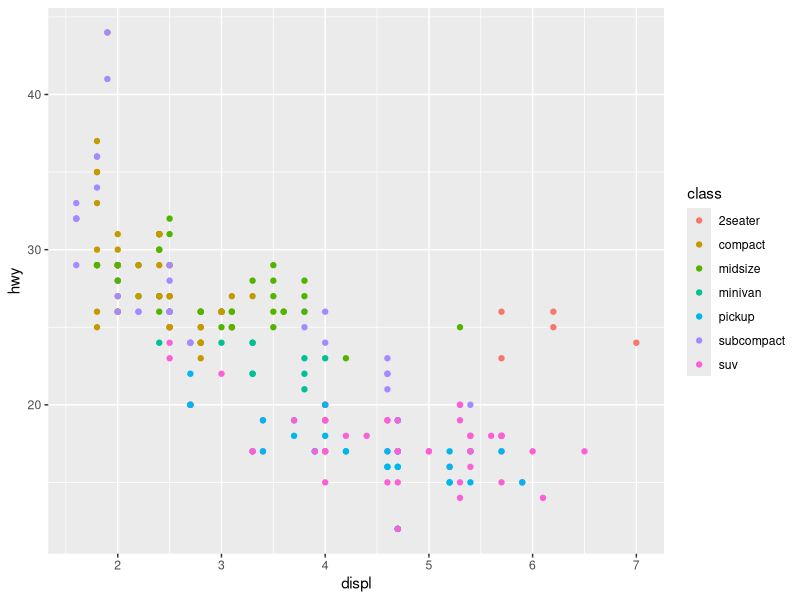
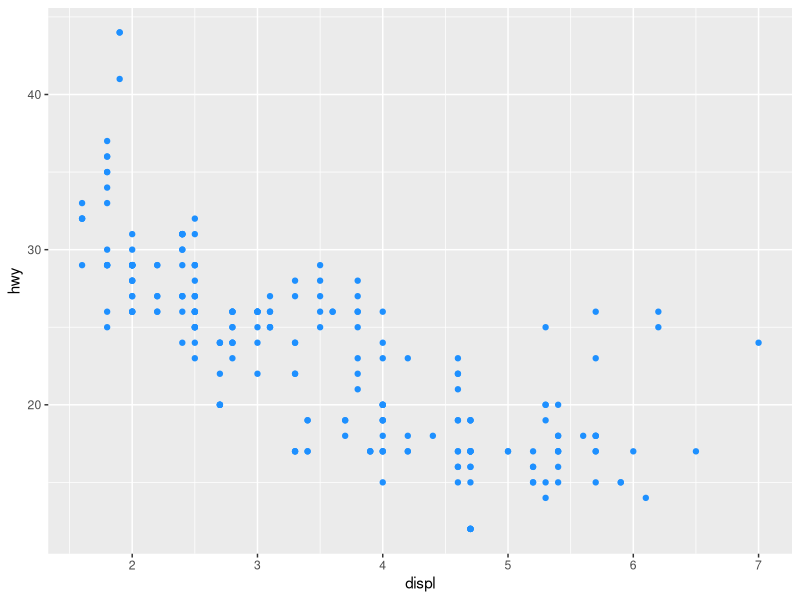
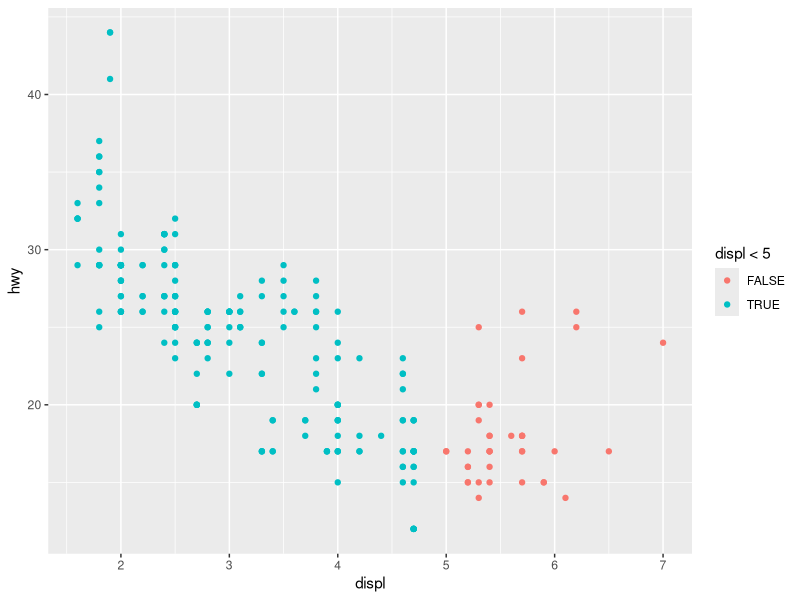
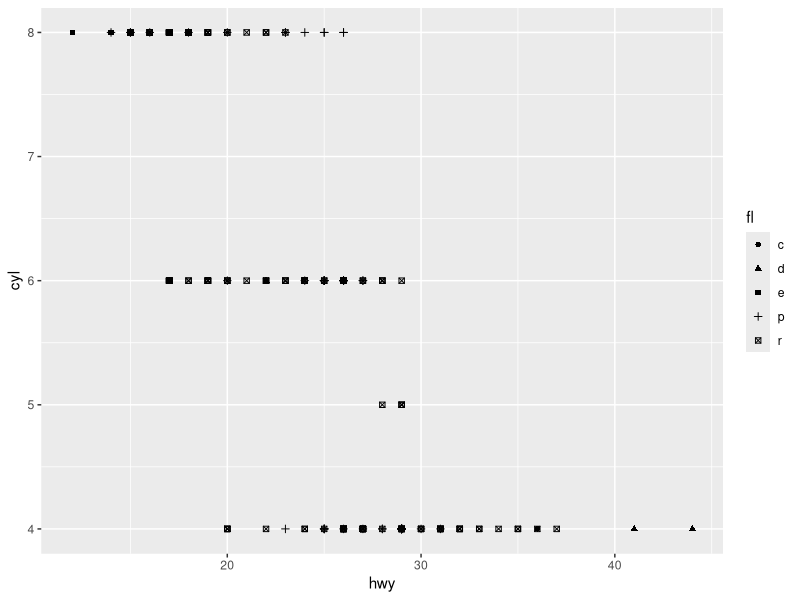
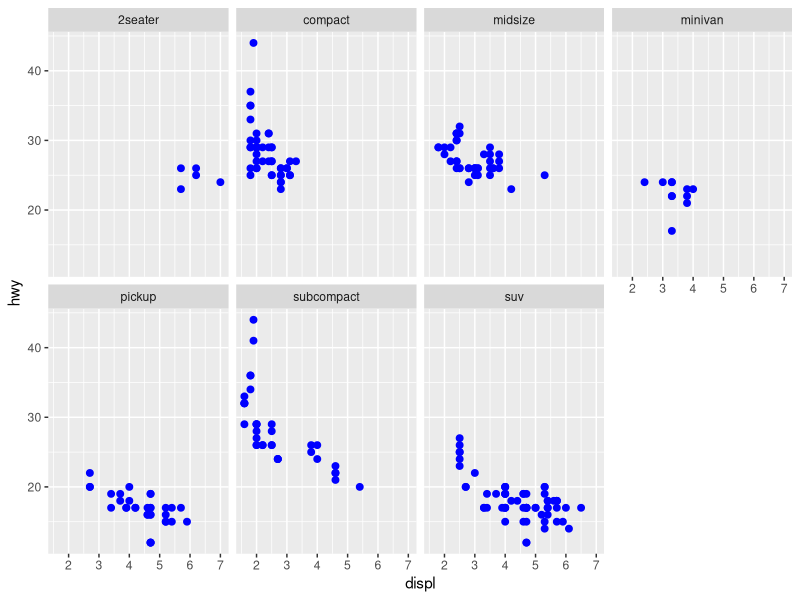
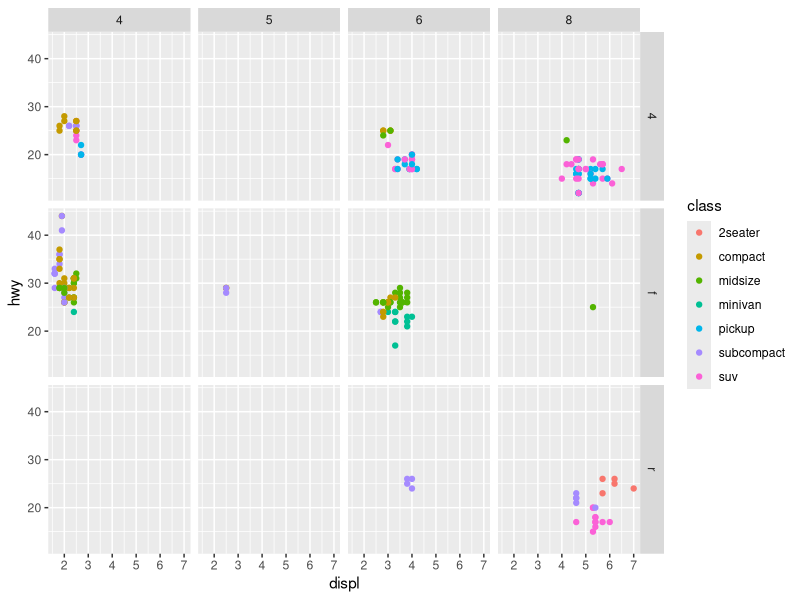
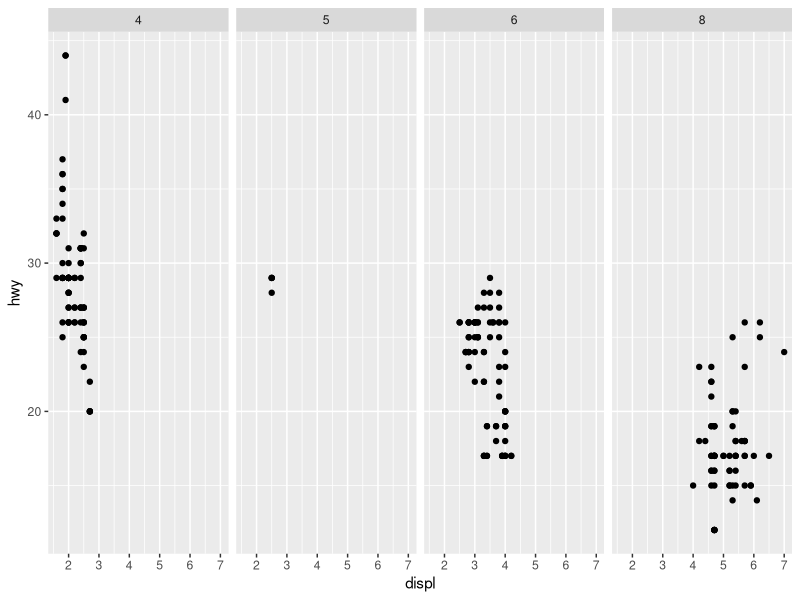
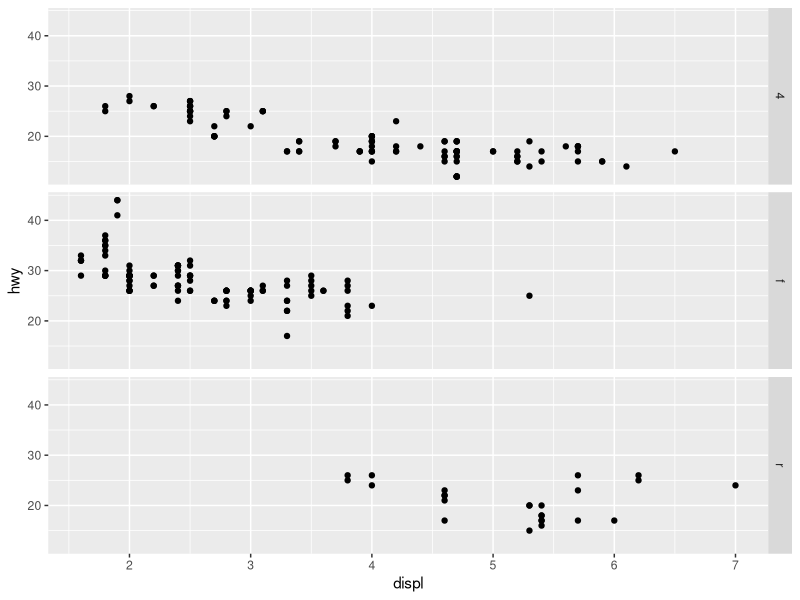

These charts were generated, in order, by the following R code:
################################################################################
#                                                                              #
#                         ESTUDO BÁSICO DE ggplot2                             #
#                         ÚLTIMA ATUALIZAÇÃO: 17 JAN 2025                      #
#                                                                              #
################################################################################

# Carregando pacote
library(tidyverse)

# Carregando o dataframe mpg
data(mpg)

# Visualizando a estrutura do mpg
str(mpg)

# Entendendo o dataframe mpg
?mpg

# manufactorer : fabricante
# displ        : capacidade do motor em litros
# year         : ano de fabricação
# cyl          : numero de cilindros
# trans        : tipo de transmissão
# drv          : tipo de trem de força, onde f = tração dianteira, 
#                                            r = tração traseira, 4 = 4x4
# cty          : autonomia na cidade (milhas por galão)
# hwy          : autonomia na estrada (milhas por galão)
# fl           : tipo de combutivel
# class        : tipo de carro          

# Plotando gráfico de pontos (displ x hwy)
ggplot(data = mpg) +
    geom_point(mapping = aes(x = displ, y = hwy, color = class))

# Definindo manualmente a cor dos pontos (displ x hwy)
ggplot(data = mpg) +
    geom_point(mapping = aes(x = displ, y = hwy), color = "dodgerblue")

# Definindo condicionalmente a cor dos pontos (displ x hwy)
ggplot(data = mpg) +
    geom_point(mapping = aes(x = displ, y = hwy, color = displ < 5))

# Plotando gráfico de dispersão (hwy x cyl)
ggplot(data = mpg) +
    geom_point(mapping = aes(x = hwy, y = cyl, shape = fl))
    # shape só pode ser usado em variáveis categóricas
    
# Separando um gráfico com uma variável categórica
ggplot(data = mpg) +
    geom_point(mapping = aes(x = displ, y = hwy), size = 2, color = "blue") +
    facet_wrap(~ class, nrow = 2) # separando por tipo de carro em 2 linhas

# Plotando o gráfico em uma grade com 2 variáveis categóricas
ggplot(data = mpg) +
    geom_point(mapping = aes(x = displ, y = hwy, color = class)) +
    facet_grid(drv ~ cyl) 

# Plotando gráficos em uma grade com uma variável categórica
ggplot(data = mpg) +
    geom_point(mapping = aes(x = displ, y = hwy)) +
    facet_grid(. ~ cyl)

ggplot(data = mpg) +
    geom_point(mapping = aes(x = displ, y = hwy)) +
    facet_grid(drv ~ .)

# Plotando gráfico de linhas
ggplot(data = mpg) +
    geom_smooth(mapping = aes(x = displ, y = hwy, linetype = drv))

ggplot(data = mpg) +
    geom_smooth(mapping = aes(x = displ, y = hwy, group = drv))

ggplot(data = mpg) +
    geom_smooth(mapping = aes(x = displ, y = hwy, color = drv))

# Plotando multiplas linhas de dados num mesmo gráfico
ggplot(data = mpg, mapping = aes(x = displ, y = hwy)) +
    geom_point(mapping = aes(color = class)) +
    geom_smooth()

# Plotando diferentes dados num mesmo gráfico
ggplot(data = mpg, mapping = aes(x = displ, y = hwy)) +
    geom_point(mapping = aes(colour = class)) +
    geom_smooth(data = filter(mpg, class == "subcompact"), se = FALSE)

# Carregando o dataframe diamonds
data("diamonds")

# Visualizando a estrutura do df diamonds
str(diamonds)

# Obtendo informações do df diamonds
?diamonds

# price   : preço
# carat   : peso (0.2 - 5.01)
# cut     : qualidade do corte (Fair, Good, Vey Goog, Premium, Ideal)
# color   : cor (D (melhor) até J (pior))
# clarity : clareza (I1 (pior), SI2, SI1, VS2, VS1, VVS2, VVS1, IF (melhor))
# x       : comprimento (mm)
# y       : largura (mm)
# z       : profundidade (mm)
# depth   : percentual total de profundidade = z / mean(x, y)
# table   : largura do topo do diamante relativo ao ponto mais largo (43 - 95)

# Plotando o gráfico de barras da variável cut (stat = count)
ggplot(data = diamonds) +
    geom_bar(mapping = aes(x = cut))

# Plotando o gráfico de barras da variável cut (y = prop)
ggplot(data = diamonds) +
    geom_bar(mapping = aes(x = cut, y = ..prop.., group = 1), width = .6)
    
# Realizando a mesma coisa que o código anterior
ggplot(data = diamonds) +
    geom_bar(mapping = aes(x = cut, y = after_stat(count/sum(count))), width = .6)

# Plotando um resumo dos valores de y para cada valor de x
ggplot(data = diamonds) +
    stat_summary(aes(x = cut, y = depth),
                 fun.min = min,
                 fun.max = max,
                 fun = median)

# Plotando gráficos de barra coloridos
ggplot(data = diamonds) +
    geom_bar(mapping = aes(x = cut, colour = cut))  # contornos das barras

ggplot(data = diamonds) +
    geom_bar(mapping = aes(x = cut, fill = cut))    # preenchimento das barras

ggplot(data = diamonds) +
    geom_bar(mapping = aes(x = cut, fill = clarity))

ggplot(data = diamonds) +
    geom_bar(mapping = aes(x = cut, fill = clarity), 
             alpha = 1/5, position = "identity")

ggplot(data = diamonds) +
    geom_bar(mapping = aes(x = cut, colour = clarity), 
             fill = NA, position = "identity")

ggplot(data = diamonds) +
    geom_bar(mapping = aes(x = cut, fill = clarity), # facilita a comparação
             position = "fill")   

ggplot(data = diamonds) +
    geom_bar(mapping = aes(x = cut, fill = clarity), # facilita a comparação
             position = "dodge2", padding = 0.4)

# Faz o mesmo q o código anterior e inverte as barras
ggplot(data = diamonds) +
    geom_bar(mapping = aes(x = cut, fill = clarity), 
             position = position_dodge2(padding = 0.2, reverse = T))

# Alterando o sistema de coordenadas do gráfico
ggplot(data = mpg) +
    geom_boxplot(mapping = aes(x = class, y = hwy)) +
    coord_flip()  # troca os eixos x e y

# Definindo a razão de aspecto (largura/altura) correta para mapas
nz <- map_data("nz")

ggplot(data = nz) +
    geom_polygon(mapping = aes(long, lat, group = group),
                 fill = "white", colour = "black")

ggplot(data = nz) +
    geom_polygon(mapping = aes(long, lat, group = group),
                 fill = "white", colour = "black") +
    coord_quickmap()

# Usando coordenadas polares
bar <- ggplot(data = diamonds) +
       geom_bar(mapping = aes(x = cut, fill = cut),
                show.legend = FALSE,
                width = 1) +
       theme(aspect.ratio = 1) +
       labs(x = NULL, y = NULL)

bar + coord_flip()
bar + coord_polar()
